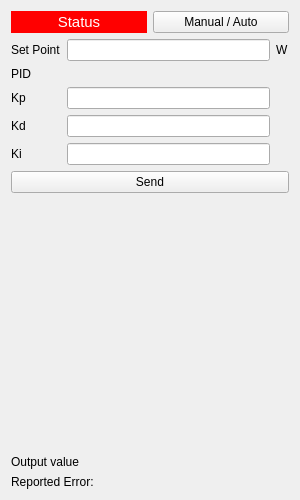
<?xml version="1.0" encoding="UTF-8"?>
<ui version="4.0">
 <class>Form</class>
 <widget class="QWidget" name="Form">
  <property name="geometry">
   <rect>
    <x>0</x>
    <y>0</y>
    <width>300</width>
    <height>500</height>
   </rect>
  </property>
  <property name="windowTitle">
   <string>Form</string>
  </property>
  <layout class="QVBoxLayout" name="verticalLayout">
   <item>
    <layout class="QGridLayout" name="gridLayout_2">
     <item row="1" column="0">
      <layout class="QGridLayout" name="gridLayout_3" rowstretch="0,0,0,0,0">
       <property name="sizeConstraint">
        <enum>QLayout::SetMinimumSize</enum>
       </property>
       <item row="2" column="0">
        <widget class="QLabel" name="label">
         <property name="text">
          <string>Kp</string>
         </property>
        </widget>
       </item>
       <item row="0" column="2">
        <widget class="QLabel" name="label_Power_2">
         <property name="text">
          <string>W</string>
         </property>
        </widget>
       </item>
       <item row="2" column="1">
        <widget class="QLineEdit" name="Kp_edit"/>
       </item>
       <item row="3" column="0">
        <widget class="QLabel" name="label_3">
         <property name="text">
          <string>Kd</string>
         </property>
        </widget>
       </item>
       <item row="0" column="1">
        <widget class="QLineEdit" name="edit_Power">
         <property name="text">
          <string/>
         </property>
        </widget>
       </item>
       <item row="1" column="0" colspan="3">
        <widget class="QLabel" name="label_2">
         <property name="text">
          <string>PID</string>
         </property>
        </widget>
       </item>
       <item row="0" column="0">
        <widget class="QLabel" name="label_Power_1">
         <property name="text">
          <string>Set Point</string>
         </property>
        </widget>
       </item>
       <item row="4" column="0">
        <widget class="QLabel" name="label_4">
         <property name="text">
          <string>Ki</string>
         </property>
        </widget>
       </item>
       <item row="3" column="1">
        <widget class="QLineEdit" name="Kd_edit"/>
       </item>
       <item row="4" column="1">
        <widget class="QLineEdit" name="Ki_edit"/>
       </item>
      </layout>
     </item>
     <item row="4" column="0">
      <layout class="QGridLayout" name="gridLayout">
       <item row="2" column="0">
        <widget class="QLabel" name="label_Error">
         <property name="text">
          <string>Reported Error:</string>
         </property>
        </widget>
       </item>
       <item row="1" column="0">
        <widget class="QLabel" name="label_Power_detected">
         <property name="text">
          <string>Output value</string>
         </property>
        </widget>
       </item>
      </layout>
     </item>
     <item row="3" column="0">
      <spacer name="verticalSpacer">
       <property name="orientation">
        <enum>Qt::Vertical</enum>
       </property>
       <property name="sizeHint" stdset="0">
        <size>
         <width>20</width>
         <height>40</height>
        </size>
       </property>
      </spacer>
     </item>
     <item row="0" column="0">
      <layout class="QHBoxLayout" name="horizontalLayout_2">
       <item>
        <widget class="QLabel" name="label_Status">
         <property name="styleSheet">
          <string notr="true">background-color: rgb(255, 0, 0)</string>
         </property>
         <property name="text">
          <string>&lt;!DOCTYPE HTML PUBLIC &quot;-//W3C//DTD HTML 4.0//EN&quot; &quot;http://www.w3.org/TR/REC-html40/strict.dtd&quot;&gt;
&lt;html&gt;&lt;head&gt;&lt;meta name=&quot;qrichtext&quot; content=&quot;1&quot; /&gt;&lt;style type=&quot;text/css&quot;&gt;
p, li { white-space: pre-wrap; }
&lt;/style&gt;&lt;/head&gt;&lt;body style=&quot; font-family:'Ubuntu'; font-size:11pt; font-weight:400; font-style:normal;&quot;&gt;
&lt;p align=&quot;center&quot; style=&quot; margin-top:12px; margin-bottom:12px; margin-left:0px; margin-right:0px; -qt-block-indent:0; text-indent:0px;&quot;&gt;&lt;span style=&quot; color:#ffffff;&quot;&gt;Status&lt;/span&gt;&lt;/p&gt;&lt;/body&gt;&lt;/html&gt;</string>
         </property>
        </widget>
       </item>
       <item>
        <widget class="QPushButton" name="btn_Mode">
         <property name="text">
          <string>Manual / Auto</string>
         </property>
        </widget>
       </item>
      </layout>
     </item>
     <item row="2" column="0">
      <widget class="QPushButton" name="btnControl">
       <property name="text">
        <string>Send</string>
       </property>
      </widget>
     </item>
    </layout>
   </item>
  </layout>
 </widget>
 <resources/>
 <connections/>
</ui>
